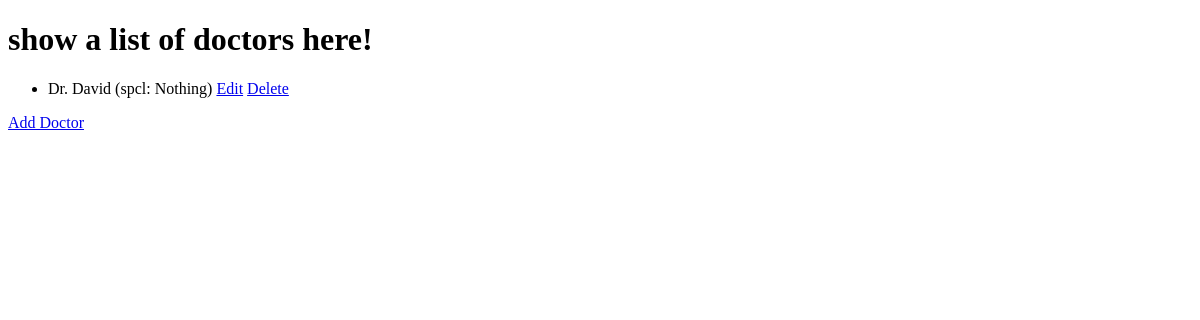
/doctor-records, run on an earlier commit of the app's database.
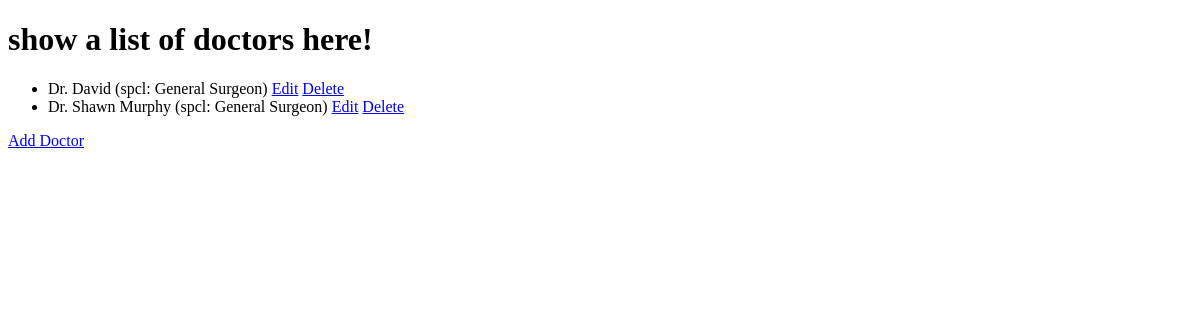
And on a later commit of the database.
### records/models.py (models this page shows, shortened)
class Doctor(models.Model):
    doctor_id = models.AutoField(primary_key=True)
    doctor_name = models.CharField(max_length=25)
    specialization = models.CharField(max_length=25)

### records/views.py (the view)
# urls.py: path('doctor-records', DoctorRecordsView.as_view(), name="DoctorRecords"),
class DoctorRecordsView(ListView):
    model = Doctor
    template_name = 'records/doctor-records.html'

### records/templates/records/doctor-records.html (shortened to what this page needs)
<!DOCTYPE html>
<html lang="en">
<head>
</head>
<body>
<h1>show a list of doctors here!</h1>
<ul>
    {% for doctor in object_list %}
    <li>{{doctor.doctor_name}} (spcl: {{doctor.specialization}}) <a href="edit-doctor/{{doctor.doctor_id}}">Edit</a> <a href="delete-doctor/{{doctor.doctor_id}}">Delete</a></li>
    {% endfor %}
</ul>
<a href="add-doctor">Add Doctor</a>
</body>
</html>

What changed in the data, as far as the page shows it:
changed Doctor "Dr. David": specialization "Nothing" → "General Surgeon"
added Doctor: doctor_name "Dr. Shawn Murphy", specialization "General Surgeon"
